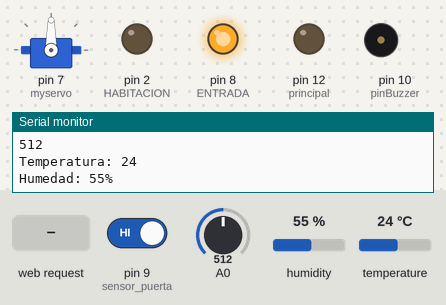
The sketch below on a simulated Arduino Uno, built with avr-gcc and run on an emulated ATmega328P. Parts: servo, output pins drawn as LEDs (lit = HIGH), buzzer (waves = sounding), the last lines printed to the serial monitor. Inputs (shaded band) come from the test bench; at power-on: humidity 55 %, A0 = 512, pin 9 (sensor_puerta) HIGH, temperature 24 °C. WiFi joins after 1.5 s; servers stay silent unless stated.

Above: at 1.2 s.
1.3 s: humidity set to 88 %
5.7 s: humidity set to 91 %
At 7.72 s:
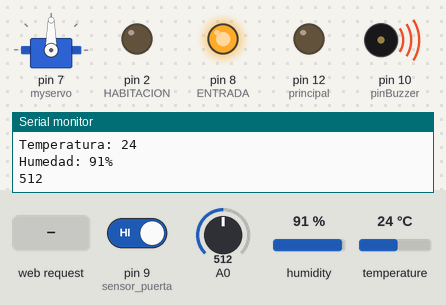
13.6 s: HTTP request GET /?LED2=2 received
At 14.3 s:
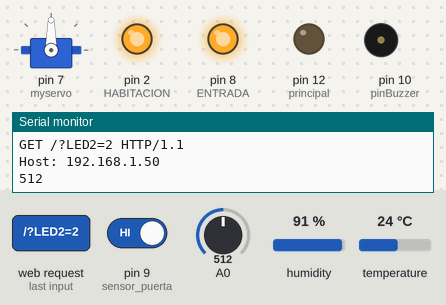
17.1 s: A0 set to 217
20.6 s: A0 set to 183
At 22.4 s:
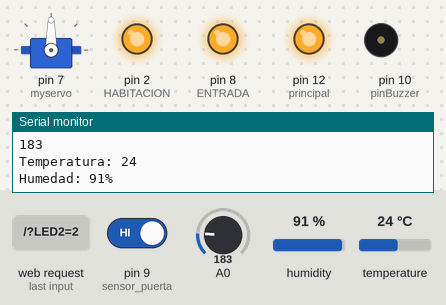
24.5 s: pin 9 (sensor_puerta) driven LOW
At 26.6 s:
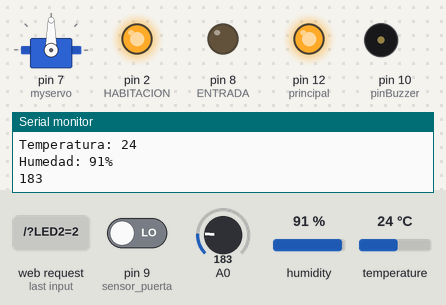
Timing chart, 0 to 30.0 s (numbered marks = the images above; inputs shaded):
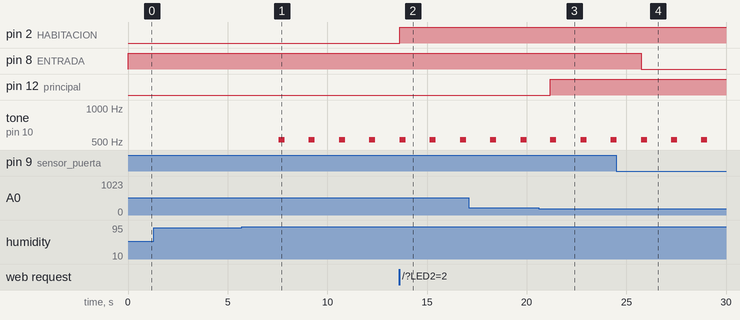

Measured:
- the behaviour switches between 89 and 90 % on humidity (found by bisection; images 0 and 1)
- the behaviour switches between 200 and 199 on A0 (found by bisection; images 2 and 3)
- after the input at 5.7 s, tone on pin 10 (pinBuzzer): alternates 523 Hz for 0.30 s and silent for 1.2 s, starting after 1.9 s
- after the input at 13.6 s, pin 2 (HABITACION): LOW → HIGH at once
- after the input at 20.6 s, pin 12 (principal): LOW → HIGH after 0.59 s
- after the input at 24.5 s, pin 8 (ENTRADA): HIGH → LOW after 1.2 s

The sketch:

Prototipo_SmartHouse_Codigo.ino
```cpp
#include <SPI.h>
#include <Ethernet.h>

byte mac[] = { 0xDE, 0xAD, 0xBE, 0xEF, 0xFE, 0xED };
IPAddress ip(192,168,1,177);
EthernetServer server(80);

String HTTP_req;          // Para guardar la peticion del cliente
boolean LED2_status = 0;

/**********CONTROLES AUTONOMOS DE LA CASA********************/
/**/
const int pinBuzzer = 10;
/**/

  /*HABITACION*/
  int HABITACION = 2; // Pin digital para el LED  /*CAMBIO A PIN 2, ANTES 13*/
  char estado_habitacion; // Variable para guardar el valor del carácter enviado

  /*LUZ PRINCIPAL CONTROLADA POR LDR*/
   int principal = 12;
   int sensorReading;//Pin análogo en espera

  /*SENSOR TEMPERATURA Y HUMEDAD*/
  // Libreria para Sensor DHT
    #include <DHT.h>

  // Teperatura y humedad
    int SENSOR = 11;
    int temp, humedad;

    DHT dht (SENSOR, DHT11); //id del sensor. Puede ser DHT11 o DHT22

  //  LiquidCrystal lcd(12, 11, 5, 4, 3, 2);  // pantalla

  /*CONTROL ENTRADA PRINCIPAL*/
    const int sensor_puerta = 9;
    const int ENTRADA = 8;

 /*CONTROL PUERTA HABITACION*/
    #include <Servo.h>

    Servo myservo;  // crea el objeto servo

    int pos = 0;    // posicion del servo
    char puerta;

/********FIN DE CONTROLES AUTONOMOS DE LA CASA*************/

void setup(){
    Ethernet.begin(mac, ip);
    server.begin();
    Serial.begin(9600);
    pinMode(2, OUTPUT);

/*************CONTROLES AUTONOMOS DE LA CASA*********************/
 Serial.begin(9600); // Velocidad de comunicación en baudios.
    pinMode(HABITACION, OUTPUT); // Pin digital del LED como salida.
    pinMode(principal,OUTPUT);  // habitacion principal

    /*HUMEDAD Y TEMPERATURA*/
     dht.begin();
    // lcd.begin(16, 2);

    /*CONTROL ENTRADA PRINCIPAL*/
      pinMode(sensor_puerta, INPUT_PULLUP);
      pinMode(ENTRADA, OUTPUT);

    /*CONTROL DE PUERTA HABITACION*/
    myservo.attach(7);  // vincula el servo al pin digital 9

/***************CONTROLES AUTONOMOS DE LA CASA****************************/
}

void loop(){
    EthernetClient client = server.available();  // Comprobamos si hay peticiones

    if (client) {                                // En caso afirmativo
        boolean currentLineIsBlank = true;
        while (client.connected()) {
            if (client.available()) {   // Hay algo pendiente de leer
                char c = client.read(); // Leemos los caracteres de uno en uno
                HTTP_req += c;          // Los añadimos al String
                if (c == '\n' && currentLineIsBlank)
                  {
                    client.println("HTTP/1.1 200 OK");
                    client.println("Content-Type: text/html");
                    client.println("Connection: close");
                    client.println();
                    // send web page
                    client.println("<!DOCTYPE html>");
                    client.println("<html>");
                    client.println("<head>");
                    client.println("<title>Control de LEDs en Arduino</title>");
                    client.println("</head>");
                    client.println("<body>");
                    client.println("<h1>LED</h1>");
                    client.println("<p>Haz click para conmutar el LED.</p>");
                    client.println("<form method=\"get\">");
                    ProcessCheckbox(client);
                    client.println("</form>");
                    client.println("</body>");
                    client.println("</html>");
                    Serial.print(HTTP_req);
                    HTTP_req = "";    // Una vez procesador, limpiar el string
                    break;
                  }
                if (c == '\n')
                    currentLineIsBlank = true;
                else if (c != '\r')
                    currentLineIsBlank = false;
            }
        }
     delay(10);      // dar tiempo
     client.stop(); // Cerra conexion
    }

    Habitacion();
    Principal ();
    Entrada();
    Humedad();


}

void ProcessCheckbox(EthernetClient cl){
    if (HTTP_req.indexOf("LED2=2") > -1)    // LED2 pinchado?
        LED2_status = !LED2_status ;         // Si pichado invertimos el valor

    digitalWrite(2, LED2_status);
    if (LED2_status)
          cl.println("<input type=\"checkbox\" name=\"LED2\" value=\"2\" \\ onclick=\"submit();\">LED2");
    else
          cl.println("<input type=\"checkbox\" name=\"LED2\" value=\"2\" \\  onclick=\"submit();\">LED2");

}


  void Principal(){
    /* Si esta recibiendo luz el led permanece a pagado, de lo contrario se enciende.*/

    sensorReading=analogRead(0); //Instrucción para obtener dato analógico
      if (sensorReading<200) {  // no recibe luz = es de noche
        digitalWrite(principal,HIGH);

    } else  // recibe luz = es de día
        digitalWrite(principal,LOW);
        Serial.println(sensorReading);

  }


void Humedad (){
  //lcd.home(); // Iniciamos el curso del lcd en el inicio
  humedad = dht.readHumidity();  // lee temperatura
  temp = dht.readTemperature();   // lee humedad

  //lcd.print("Temperatura:");
  //lcd.print (temp);

//serial
  Serial.print("Temperatura: ");
  Serial.println(temp);

  //lcd.setCursor(0,1);

  //lcd.print("Humedad: ");
  //lcd.print(humedad);

//serial
  Serial.print("Humedad: ");
  Serial.print(humedad);
  Serial.println("%");

  delay(500);

    // alarma para exceso de humedad
  if( humedad>=90){
    tone(pinBuzzer, 523, 300);
  }else
  noTone(pinBuzzer);

}

void Entrada(){
 int value = digitalRead(sensor_puerta);

  if (value == LOW) {
    /* si el sensor está activado, quiere decir que la puerta está cerrada,
    por lo tanto el led debe de estar apagado, al abrirse la puera, se enciende el led*/
    digitalWrite(ENTRADA, LOW);
  } else {
    digitalWrite(ENTRADA, HIGH);
  }

  delay(1000);
}

void Habitacion ()  {

    if (Serial.available() > 0) // Si se recibe un carácter...
    {
   if ((estado_habitacion=='C')||(estado_habitacion=='c')) //
      {
            //varia la posicion de 0 a 180, con esperas de 15ms
            for (pos = 0; pos <= 80; pos += 1) {
                myservo.write(pos);
                //delay(15);
            }
        Serial.print("Habitacion abierta");  //estado de la habitacion
        Serial.print("\n");
      }
      else if ((estado_habitacion=='A')||(estado_habitacion=='a'))
      {
      for (pos = 80; pos >= 0; pos -= 1) {
            myservo.write(pos);
          //delay(15);
        }

        Serial.print("Habitacion cerrada"); //estado de la habitacion
        Serial.print("\n");
      }
    }//fin if serial
  }
```
